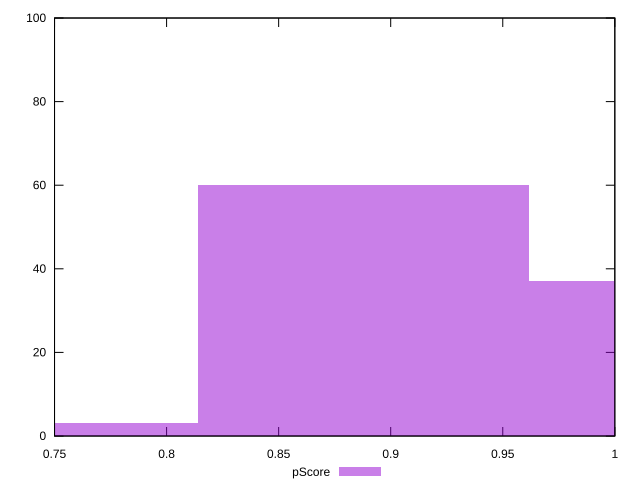

The script that saved this image:
reset

$pScore <<EOF
0.7398429128961383 3
1.0357800780545938 37
0.8878114954753661 60
EOF

set key outside below
set boxwidth 0.14796858257922768
set xrange [0.75:1]
set yrange [0:100]
set trange [0:100]
set style fill transparent solid 0.5 noborder
set terminal svg size 640, 490 enhanced background rgb 'white'
set output "report_00023_2021-02-20T12:14:57.249Z/uses-http2/samples/pages+cached/pScore/histogram.svg"

plot $pScore title "pScore" with boxes

reset
